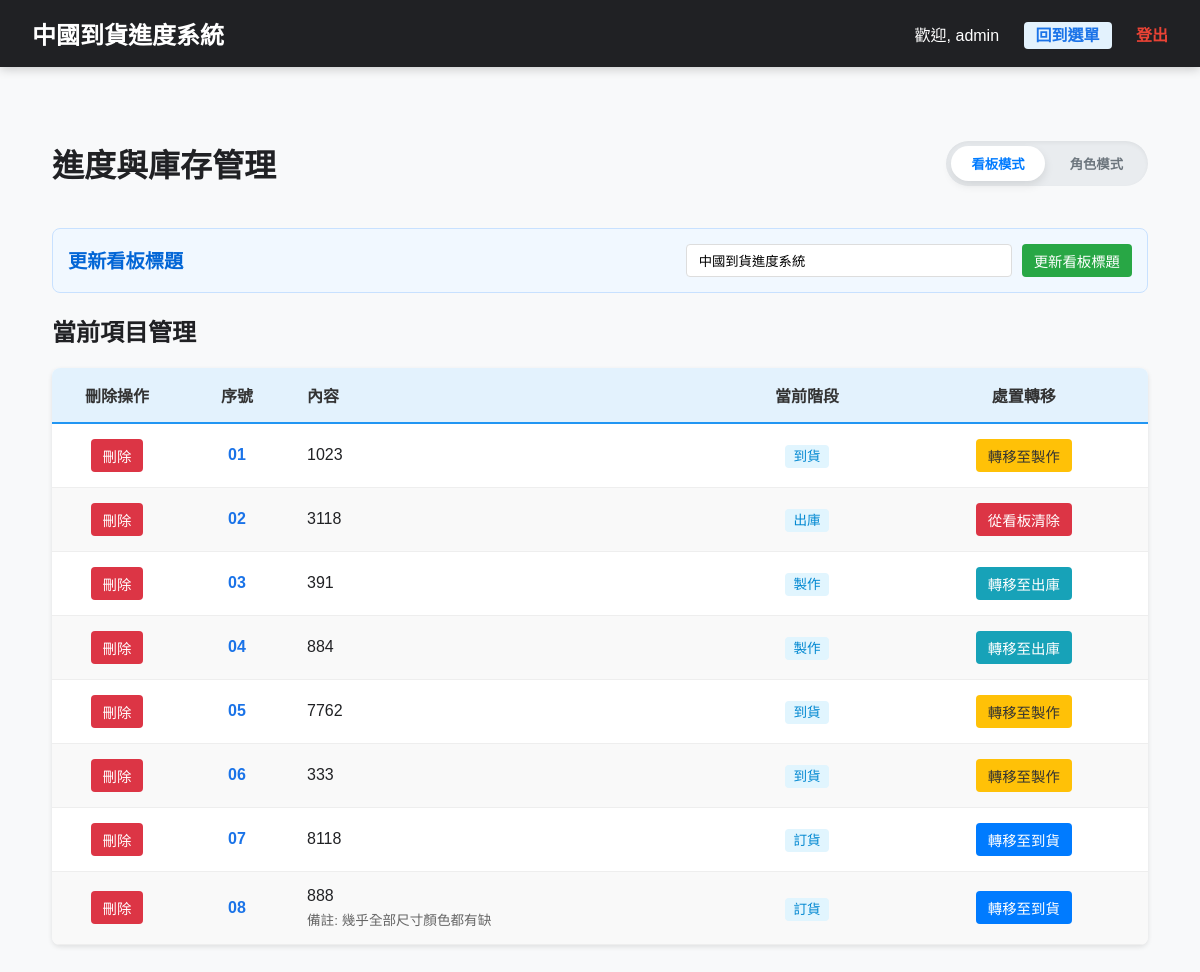
/manage (signed in), run on the app's committed database.
### models.py (models this page shows)
class SystemConfig(db.Model):
    id = db.Column(db.Integer, primary_key=True)
    key = db.Column(db.String(50), unique=True, nullable=False)
    value = db.Column(db.Text)

class User(db.Model):
    id = db.Column(db.Integer, primary_key=True)
    username = db.Column(db.String(50), unique=True, nullable=False)
    password_hash = db.Column(db.String(128), nullable=False)
    is_admin = db.Column(db.Boolean, default=False)
    permissions = db.relationship('Permission', backref='user', uselist=False, cascade="all, delete-orphan")

class SignboardItem(db.Model):
    id = db.Column(db.Integer, primary_key=True)
    content = db.Column(db.Text, nullable=False)
    remark = db.Column(db.Text) # 備註 (選填)
    current_stage = db.Column(db.String(50), default='ORDER')
    stage_dates = db.Column(db.JSON, default={})
    updated_at = db.Column(db.DateTime, default=datetime.now, onupdate=datetime.now)

### main.py (the view)
@app.route('/manage')
def manage_page():
    if 'user_id' not in session:
        return redirect(url_for('index'))
    mode = request.args.get('mode', 'normal') # normal 或 undo
    user = User.query.get(session['user_id'])
    items = SignboardItem.query.order_by(SignboardItem.id.asc()).all()
    return render_template('manage.html', items=items, perms=user.permissions, mode=mode)

### main.py (called while the page is built, shortened)
def get_config(key, default=None):
    config = SystemConfig.query.filter_by(key=key).first()
    return config.value if config else default

def get_inf_config(section, key, default=None):
    inf_path = os.path.join(os.path.dirname(__file__), 'config.inf')
    if not os.path.exists(inf_path):
        return default

def get_workflow_stages():
    stages_str = get_inf_config('Workflow', 'stages', 'ORDER:訂貨,ARRIVAL:到貨,PRODUCTION:製作,DELIVERY:出庫')
    stages = []
    for item in stages_str.split(','):
        if ':' in item:
            key, name = item.strip().split(':')
            stages.append({'key': key.strip(), 'name': name.strip()})
    return stages

@app.context_processor
def inject_config():
    return {
        'site_title': get_config('site_title', '中國到貨看板系統'),
        'workflow_stages': get_workflow_stages(),
        'undo_mode': get_inf_config('System', 'undo_mode', '1')
    }

### templates/manage.html (shortened to what this page needs)
{% extends "layout.html" %}
{% block content %}
<div style="display: flex; justify-content: space-between; align-items: center; margin-bottom: 1rem; max-width: 1200px; margin: 20px auto; padding: 0 20px;">
    <h1>{% if mode == 'undo' %}撤銷與修正管理{% else %}進度與庫存管理{% endif %}</h1>
    <div style="background: #e9ecef; padding: 5px; border-radius: 30px; display: flex; gap: 5px; box-shadow: inset 0 2px 4px rgba(0,0,0,0.05);">
        <button id="btn-kanban" onclick="setMode('kanban')" class="mode-btn active">看板模式</button>
        <button id="btn-role" onclick="setMode('role')" class="mode-btn">角色模式</button>
    </div>
</div>
<div class="manage-wrapper">
    {% if session.is_admin %}
    <div class="config-card">
        <h3>更新看板標題</h3>
        <form action="{{ url_for('update_title') }}" method="POST" class="title-form">
            <input type="text" name="new_title" value="{{ site_title }}" placeholder="請輸入看板標題">
            <button type="submit" class="btn btn-save">更新看板標題</button>
        </form>
    </div>
    {% endif %}
    <h2>當前項目管理</h2>
    <table class="data-table">
        <thead>
            <tr>
                {% if perms.can_delete %}
                <th style="width: 100px;">刪除操作</th>
                {% endif %}
                <th style="width: 80px;">序號</th>
                <th style="text-align: left;">內容</th>
                <th>當前階段</th>
                <th>{% if mode == 'undo' %}撤回操作{% else %}處置轉移{% endif %}</th>
            </tr>
        </thead>
        <tbody>
            {% for item in items %}
            {% set can_move = perms.stage_perms.get(item.current_stage) or (item.current_stage == workflow_stages[-1].key and perms.can_clear_delivery) or perms.can_delete %}
            {% set ns_undo = namespace(prev_stage=none, can_undo=false) %}
            {% for s in workflow_stages %}
                {% if s.key == item.current_stage %}
                    {% if not loop.first %}
                        {% set ns_undo.prev_stage = workflow_stages[loop.index0 - 1] %}
                        {% if session.is_admin or (undo_mode == '2' and perms.stage_perms.get(ns_undo.prev_stage.key)) %}
                            {% set ns_undo.can_undo = true %}
                        {% endif %}
                    {% endif %}
                {% endif %}
            {% endfor %}
            <tr class="row-item"
                data-has-perm="{{ 'true' if can_move else 'false' }}"
                data-can-undo="{{ 'true' if ns_undo.can_undo else 'false' }}"
                style="border-bottom: 1px solid #eee;">
                {% if perms.can_delete %}
                <td style="text-align: center;">
                    <form action="/manage/delete/{{ item.id }}" method="POST" onsubmit="return confirm('確定要刪除此項目嗎？');">
                        <button type="submit" class="btn btn-delete">刪除</button>
                    </form>
                </td>
                {% endif %}
                <td style="font-weight: bold; color: #1a73e8; text-align: center;">{{ "%02d"|format(loop.index) }}</td>
                <td>
                    <div style="font-weight: 500;">{{ item.content }}</div>
                    {% if item.remark %}<span class="remark-text">備註: {{ item.remark }}</span>{% endif %}
                </td>
                <td style="text-align: center;">
                    <span style="background: #e1f5fe; color: #0288d1; padding: 4px 8px; border-radius: 4px; font-size: 0.85rem;">
                        {% for s in workflow_stages %}
                            {% if s.key == item.current_stage %}{{ s.name }}{% endif %}
                        {% endfor %}
                    </span>
                </td>
                <td style="text-align: center;">
                    {% if mode == 'undo' %}
                        {% set ns_undo = namespace(prev_stage=none, can_undo=false) %}
                        {% for s in workflow_stages %}
                            {% if s.key == item.current_stage %}
                                {% if not loop.first %}
                                    {% set ns_undo.prev_stage = workflow_stages[loop.index0 - 1] %}
                                    {% if session.is_admin or (undo_mode == '2' and perms.stage_perms.get(ns_undo.prev_stage.key)) %}
                                        {% set ns_undo.can_undo = true %}
                                    {% endif %}
                                {% endif %}
                            {% endif %}
                        {% endfor %}
                        {% if ns_undo.prev_stage %}
                            {% if ns_undo.can_undo %}
                                <button onclick="undoItem('{{ item.id }}', '{{ ns_undo.prev_stage.name }}')"
                                        class="btn btn-save" style="background: #ffa000;">
                                    撤回至{{ ns_undo.prev_stage.name }}
                                </button>
                            {% else %}
                                <button class="btn" disabled style="background: #e0e0e0; color: #aaa; cursor: not-allowed; border: 1px solid #ccc;">
                                    撤回至{{ ns_undo.prev_stage.name }}
                                </button>
                            {% endif %}
                        {% else %}
                            <span style="color: #bbb; font-size: 0.8rem;">已在最底層</span>
                        {% endif %}
                    {% else %}
                        {% set ns = namespace(next_stage=none, stage_index=0) %}
                        {% set colors = ['#007bff', '#ffc107', '#17a2b8', '#6610f2', '#fd7e14', '#28a745', '#e83e8c', '#6f42c1', '#198754', '#795548'] %}
                        {% for s in workflow_stages %}
                            {% if s.key == item.current_stage %}
                                {% set ns.stage_index = loop.index0 %}
                                {% if not loop.last %}
                                    {% set ns.next_stage = workflow_stages[loop.index] %}
                                {% endif %}
                            {% endif %}
                        {% endfor %}
                        {% if ns.next_stage %}
                            {% set btn_color = colors[ns.stage_index % colors|length] %}
                            {% set has_perm = perms.stage_perms.get(item.current_stage) if perms.stage_perms else false %}
                            {% if has_perm %}
                                {% set text_color = '#333' if btn_color == '#ffc107' else 'white' %}
                                <button onclick="transferItem('{{ item.id }}', '{{ ns.next_stage.key }}')"
                                        class="btn btn-action"
                                        style="background: {{ btn_color }}; color: {{ text_color }};">
                                    轉移至{{ ns.next_stage.name }}
                                </button>
                            {% else %}
                                <button class="btn btn-action" disabled
                                        style="background: #e0e0e0; color: #aaa; cursor: not-allowed; border: 1px solid #ccc; opacity: 0.8;">
                                    轉移至{{ ns.next_stage.name }}
                                </button>
                            {% endif %}
                        {% else %}
                            {% if perms.can_clear_delivery %}
                                <button onclick="transferItem('{{ item.id }}', 'CLEAR')" class="btn btn-action" style="background:#dc3545;">從看板清除</button>
                            {% else %}
                                <button class="btn btn-action" disabled style="background:#e0e0e0; color:#aaa; cursor:not-allowed; opacity: 0.8; border: 1px solid #ccc;">從看板清除</button>
                            {% endif %}
                        {% endif %}
                    {% endif %}
                </td>
            </tr>
            {% endfor %}
        </tbody>
    </table>
</div>
{% endblock %}

### templates/layout.html (shortened to what this page needs)
<!DOCTYPE html>
<html lang="zh-Hant">
<head>
</head>
<body>
    <div class="nav-header">
        <div style="font-size: 1.5rem; font-weight: bold;">{{ site_title }}</div>
        <div class="nav-links">
            <span>歡迎, {{ session.username }}</span>
            {% if request.endpoint not in ['admin_home', 'index'] %}
            <a href="/admin_home" style="background: #e3f2fd; color: #1a73e8; padding: 5px 12px; border-radius: 4px;">回到選單</a>
            {% endif %}
            <a href="/logout" style="color: var(--danger);">登出</a>
        </div>
    </div>
    <div class="container">
        {% block content %}{% endblock %}
    </div>
</body>
</html>

### templates/layout.html (style rules this page uses)
:root { --primary: #1a73e8; --success: #34a853; --warning: #fbbc05; --danger: #ea4335; --info: #4285f4; --dark: #202124; --light: #f8f9fa; }
body { font-family: 'Microsoft JhengHei', sans-serif; margin: 0; background: var(--light); color: var(--dark); }
.nav-header { background: var(--dark); color: white; padding: 1rem 2rem; display: flex; justify-content: space-between; align-items: center; box-shadow: 0 2px 10px rgba(0,0,0,0.2); }
.nav-links a { color: #ccc; text-decoration: none; margin-left: 20px; font-weight: bold; }
.container { padding: 2rem; max-width: 1200px; margin: 0 auto; }

### templates/manage.html (style rules this page uses)
.mode-btn { padding: 8px 20px; border-radius: 25px; border: none; cursor: pointer; font-weight: bold; transition: all 0.3s ease; background: transparent; color: #6c757d; }
.mode-btn.active { background: white; color: #007bff; box-shadow: 0 4px 10px rgba(0,0,0,0.1); }
.row-item { transition: opacity 0.3s ease; }
.manage-wrapper { max-width: 1200px; margin: 20px auto; padding: 0 20px; }
.config-card { background: #f1f8ff; border: 1px solid #c8e1ff; padding: 15px; border-radius: 8px; margin-bottom: 20px; display: flex; align-items: center; justify-content: space-between; }
.config-card h3 { margin: 0; color: #0366d6; font-size: 1.2rem; }
.title-form { display: flex; gap: 10px; }
.title-form input { padding: 8px 12px; border: 1px solid #ddd; border-radius: 4px; width: 300px; }
.data-table { width: 100%; border-collapse: collapse; background: white; border-radius: 8px; overflow: hidden; box-shadow: 0 2px 5px rgba(0,0,0,0.1); }
.data-table th { background-color: #e3f2fd; color: #333; text-align: center; padding: 15px; border-bottom: 2px solid #2196F3; }
.data-table td { padding: 15px; border-bottom: 1px solid #eee; }
.data-table tr:nth-child(even) { background-color: #f9f9f9; }
.btn { padding: 6px 12px; border-radius: 4px; border: none; cursor: pointer; font-size: 0.9rem; transition: opacity 0.2s; display: inline-block; color: white; }
.btn-save { background-color: #28a745; }
.btn-action { background-color: #007bff; }
.btn-delete { background-color: #dc3545; }
.remark-text { font-size: 0.85rem; color: #666; display: block; margin-top: 4px; }

### data on the page
SystemConfig: value "中國到貨進度系統", new_title "中國到貨進度系統"
User: username "admin"
SignboardItem: index "01", content "1023", name "到貨", next_stage.name "製作"
SignboardItem: index "02", content "3118", name "出庫"
SignboardItem: index "03", content "391", name "製作", next_stage.name "出庫"
SignboardItem: index "04", content "884", name "製作", next_stage.name "出庫"
SignboardItem: index "05", content "7762", name "到貨", next_stage.name "製作"
SignboardItem: index "06", content "333", name "到貨", next_stage.name "製作"
SignboardItem: index "07", content "8118", name "訂貨", next_stage.name "到貨"
SignboardItem: index "08", content "888", remark "幾乎全部尺寸顏色都有缺", name "訂貨", next_stage.name "到貨"
